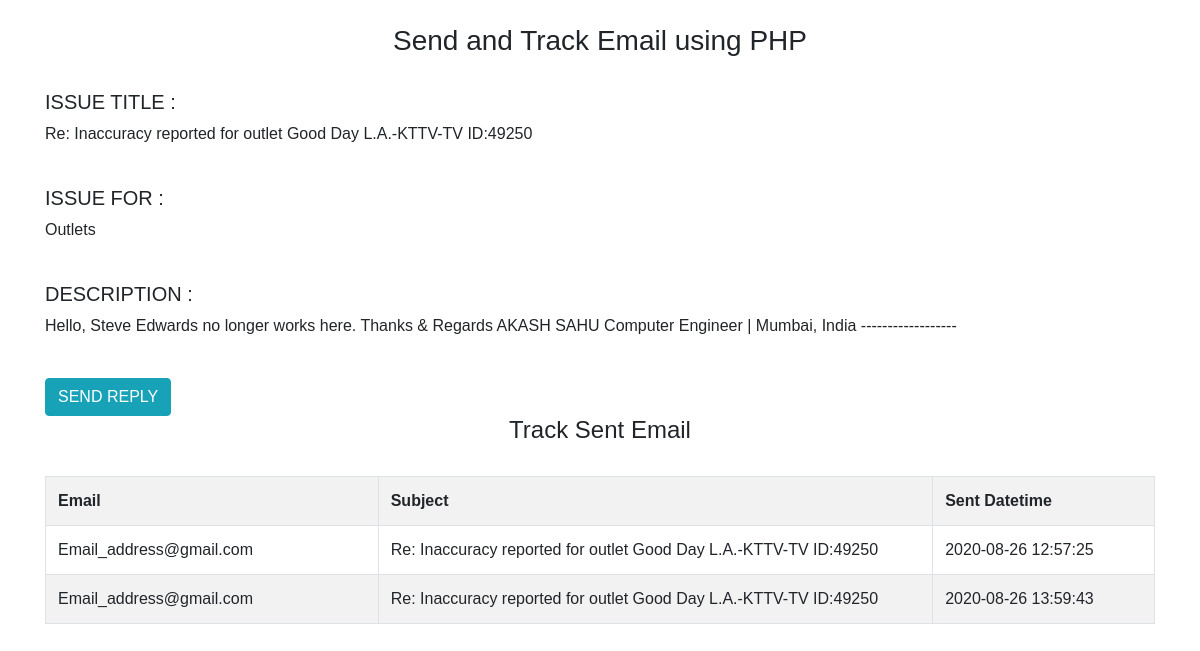
/issue.php?id=3, run on the app's committed database.
### tables this page shows
CREATE TABLE `tbl_inaccuracy` (
  `issue_id` int(11) NOT NULL,
  `issue_for` varchar(255) DEFAULT NULL,
  `reporter_id` int(11) DEFAULT NULL,
  `outlet_id` int(11) DEFAULT NULL,
  `issue_title` varchar(255) DEFAULT NULL,
  `description` text DEFAULT NULL,
  `date_created` date DEFAULT NULL,
  `date_updated` timestamp NULL DEFAULT NULL,
  `updated_by` int(11) DEFAULT NULL,
  `status` varchar(255) DEFAULT NULL,
  `reported_by` varchar(255) DEFAULT NULL,
  `reported_user_email` varchar(255) DEFAULT NULL,
  `report_to` varchar(255) DEFAULT NULL
);

CREATE TABLE `tbl_inaccuracy_reply` (
  `reply_id` int(4) NOT NULL,
  `issue_id` int(4) NOT NULL,
  `issue_title` text NOT NULL,
  `description` text NOT NULL,
  `reported_user_email` varchar(255) NOT NULL,
  `date_created` timestamp NOT NULL DEFAULT current_timestamp() ON UPDATE current_timestamp()
);

### issue.php (the view, shortened to what this page needs)
<?php
$connect = new PDO("mysql:host=localhost;dbname=mediadb", "root", "");
$id = $_GET['id'];
$count=$connect->prepare("select * from tbl_inaccuracy where issue_id=:id");
$count->bindParam(":id",$id,PDO::PARAM_INT,1);
if($count->execute()){
$row = $count->fetch(PDO::FETCH_OBJ);
$issue_subject = 'Re: '.$row->issue_title;
}else{
print_r($connect->errorInfo());
}
?>
<?php
function fetch_email_track_data($connect)
{
    $id = $_GET['id'];
    $query = "SELECT * FROM tbl_inaccuracy_reply WHERE issue_id=:id";
    $statement = $connect->prepare($query);
    $statement->bindParam(":id",$id,PDO::PARAM_INT,1);
	$statement->execute();
	$result = $statement->fetchAll();
	$total_row = $statement->rowCount();
	$output = '
	<div class="table-responsive">
		<table class="table table-bordered table-striped">
			<tr>
				<th width="30%">Email</th>
				<th width="50%">Subject</th>
				<th width="20%">Sent Datetime</th>
			</tr>
	';
	if($total_row > 0)
	{
		foreach($result as $row)
		{
			$output .= '
				<tr>
					<td>'.$row["reported_user_email"].'</td>
					<td>'.$row["issue_title"].'</td>
					<td>'.$row["date_created"].'</td>
				</tr>
			';
		}
	}
	else
	{
		$output .= '
		<tr>
			<td colspan="4" align="center">No Email Send Data Found</td>
		</tr>
		';
	}
	$output .= '</table>';
	return $output;
}
?>
<!DOCTYPE html>
<html>
	<head>
        <link rel="stylesheet" href="https://stackpath.bootstrapcdn.com/bootstrap/4.5.2/css/bootstrap.min.css">
	</head>
	<body>
		<br />
		<div class="container">
			<h3 style="text-align:center">Send and Track Email using PHP</h3>
			<br />
            <div>
                <h5>ISSUE TITLE :</h5>
                <p><?php echo $issue_subject?></P>
                <br>
                <h5>ISSUE FOR :</h5>
                <p><?php echo $row->issue_for?></P>
                <br>
                <h5>DESCRIPTION :</h5>
                <p><?php echo $row->description?></P>
                <br>
            </div>
            <button class="btn btn-info" id="myBtn">SEND REPLY</button>
			<br />
			<h4 style="text-align:center">Track Sent Email</h4>
            <br />
			<?php
			echo fetch_email_track_data($connect);
			?>
		</div>
		<br />
		<br />
	</body>
</html>

### issue.php (style rules this page uses)
body { font-family: Arial, Helvetica, sans-serif; }

### data on the page
tbl_inaccuracy: issue_title "Re: Inaccuracy reported for outlet Good Day L.A.-KTTV-TV ID:49250", issue_for "Outlets", description "Hello, Steve Edwards no longer works here. Thanks & Regards AKASH SAHU Computer Engineer | Mumbai, India ------------------"
tbl_inaccuracy_reply: reported_user_email "Email_address@gmail.com", issue_title "Re: Inaccuracy reported for outlet Good Day L.A.-KTTV-TV ID:49250", date_created "2020-08-26 12:57:25"
tbl_inaccuracy_reply: reported_user_email "Email_address@gmail.com", issue_title "Re: Inaccuracy reported for outlet Good Day L.A.-KTTV-TV ID:49250", date_created "2020-08-26 13:59:43"
